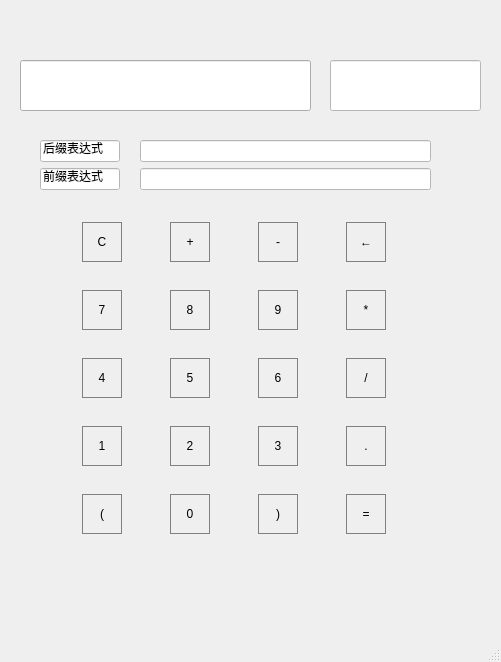
<?xml version="1.0" encoding="UTF-8"?>
<ui version="4.0">
 <class>MainWindow</class>
 <widget class="QMainWindow" name="MainWindow">
  <property name="geometry">
   <rect>
    <x>0</x>
    <y>0</y>
    <width>501</width>
    <height>662</height>
   </rect>
  </property>
  <property name="windowTitle">
   <string>MainWindow</string>
  </property>
  <property name="styleSheet">
   <string notr="true"/>
  </property>
  <widget class="QWidget" name="centralwidget">
   <property name="styleSheet">
    <string notr="true">#centralwidget{border-image: url(:/new/prefix1/t2.jpg);}</string>
   </property>
   <widget class="QLineEdit" name="ansLineEdit">
    <property name="geometry">
     <rect>
      <x>330</x>
      <y>60</y>
      <width>151</width>
      <height>51</height>
     </rect>
    </property>
    <property name="styleSheet">
     <string notr="true">background-color: rgb(255, 255, 255);</string>
    </property>
   </widget>
   <widget class="QWidget" name="layoutWidget">
    <property name="geometry">
     <rect>
      <x>40</x>
      <y>200</y>
      <width>391</width>
      <height>361</height>
     </rect>
    </property>
    <layout class="QGridLayout" name="gridLayout">
     <item row="0" column="0">
      <widget class="QPushButton" name="clearbutton">
       <property name="minimumSize">
        <size>
         <width>40</width>
         <height>40</height>
        </size>
       </property>
       <property name="maximumSize">
        <size>
         <width>40</width>
         <height>40</height>
        </size>
       </property>
       <property name="styleSheet">
        <string notr="true">background-color: rgb(255, 255, 255);
font: 20pt &quot;Microsoft YaHei UI&quot;;
background-color: rgba(255, 255, 255, 0);
border:1px solid gray
</string>
       </property>
       <property name="text">
        <string>C</string>
       </property>
       <property name="autoDefault">
        <bool>true</bool>
       </property>
       <property name="default">
        <bool>true</bool>
       </property>
      </widget>
     </item>
     <item row="3" column="2">
      <widget class="QPushButton" name="sixbutton">
       <property name="minimumSize">
        <size>
         <width>40</width>
         <height>40</height>
        </size>
       </property>
       <property name="maximumSize">
        <size>
         <width>40</width>
         <height>40</height>
        </size>
       </property>
       <property name="styleSheet">
        <string notr="true">background-color: rgb(255, 255, 255,0);
font: 20pt &quot;Microsoft YaHei UI&quot;;
border:1px solid gray</string>
       </property>
       <property name="text">
        <string>6</string>
       </property>
       <property name="autoDefault">
        <bool>true</bool>
       </property>
       <property name="default">
        <bool>true</bool>
       </property>
      </widget>
     </item>
     <item row="2" column="2">
      <widget class="QPushButton" name="ninebutton">
       <property name="minimumSize">
        <size>
         <width>40</width>
         <height>40</height>
        </size>
       </property>
       <property name="maximumSize">
        <size>
         <width>40</width>
         <height>40</height>
        </size>
       </property>
       <property name="styleSheet">
        <string notr="true">background-color: rgb(255, 255, 255,0);
font: 20pt &quot;Microsoft YaHei UI&quot;;
border:1px solid gray</string>
       </property>
       <property name="text">
        <string>9</string>
       </property>
       <property name="autoDefault">
        <bool>true</bool>
       </property>
       <property name="default">
        <bool>true</bool>
       </property>
      </widget>
     </item>
     <item row="4" column="1">
      <widget class="QPushButton" name="twobutton">
       <property name="minimumSize">
        <size>
         <width>40</width>
         <height>40</height>
        </size>
       </property>
       <property name="maximumSize">
        <size>
         <width>40</width>
         <height>40</height>
        </size>
       </property>
       <property name="styleSheet">
        <string notr="true">background-color: rgb(255, 255, 255,0);
font: 20pt &quot;Microsoft YaHei UI&quot;;
border:1px solid gray</string>
       </property>
       <property name="text">
        <string>2</string>
       </property>
       <property name="autoDefault">
        <bool>true</bool>
       </property>
       <property name="default">
        <bool>true</bool>
       </property>
      </widget>
     </item>
     <item row="2" column="0">
      <widget class="QPushButton" name="sevenbutton">
       <property name="minimumSize">
        <size>
         <width>40</width>
         <height>40</height>
        </size>
       </property>
       <property name="maximumSize">
        <size>
         <width>40</width>
         <height>40</height>
        </size>
       </property>
       <property name="styleSheet">
        <string notr="true">background-color: rgb(255, 255, 255,0);
font: 20pt &quot;Microsoft YaHei UI&quot;;
border:1px solid gray;</string>
       </property>
       <property name="text">
        <string>7</string>
       </property>
       <property name="autoDefault">
        <bool>true</bool>
       </property>
       <property name="default">
        <bool>true</bool>
       </property>
      </widget>
     </item>
     <item row="4" column="0">
      <widget class="QPushButton" name="onebutton">
       <property name="minimumSize">
        <size>
         <width>40</width>
         <height>40</height>
        </size>
       </property>
       <property name="maximumSize">
        <size>
         <width>40</width>
         <height>40</height>
        </size>
       </property>
       <property name="styleSheet">
        <string notr="true">background-color: rgb(255, 255, 255,0);
font: 20pt &quot;Microsoft YaHei UI&quot;;
border:1px solid gray</string>
       </property>
       <property name="text">
        <string>1</string>
       </property>
       <property name="autoDefault">
        <bool>true</bool>
       </property>
       <property name="default">
        <bool>true</bool>
       </property>
      </widget>
     </item>
     <item row="5" column="1">
      <widget class="QPushButton" name="zerobutton">
       <property name="minimumSize">
        <size>
         <width>40</width>
         <height>40</height>
        </size>
       </property>
       <property name="maximumSize">
        <size>
         <width>40</width>
         <height>40</height>
        </size>
       </property>
       <property name="styleSheet">
        <string notr="true">background-color: rgb(255, 255, 255,0);
font: 20pt &quot;Microsoft YaHei UI&quot;;
border:1px solid gray</string>
       </property>
       <property name="text">
        <string>0</string>
       </property>
       <property name="autoDefault">
        <bool>true</bool>
       </property>
       <property name="default">
        <bool>true</bool>
       </property>
      </widget>
     </item>
     <item row="0" column="2">
      <widget class="QPushButton" name="subbutton">
       <property name="minimumSize">
        <size>
         <width>40</width>
         <height>40</height>
        </size>
       </property>
       <property name="maximumSize">
        <size>
         <width>40</width>
         <height>40</height>
        </size>
       </property>
       <property name="styleSheet">
        <string notr="true">background-color: rgb(255, 255, 255,0);
font: 20pt &quot;Microsoft YaHei UI&quot;;
border:1px solid gray</string>
       </property>
       <property name="text">
        <string>-</string>
       </property>
       <property name="autoDefault">
        <bool>true</bool>
       </property>
       <property name="default">
        <bool>true</bool>
       </property>
      </widget>
     </item>
     <item row="5" column="2">
      <widget class="QPushButton" name="rightbutton">
       <property name="minimumSize">
        <size>
         <width>40</width>
         <height>40</height>
        </size>
       </property>
       <property name="maximumSize">
        <size>
         <width>40</width>
         <height>40</height>
        </size>
       </property>
       <property name="styleSheet">
        <string notr="true">background-color: rgb(255, 255, 255,0);
font: 20pt &quot;Microsoft YaHei UI&quot;;
border:1px solid gray</string>
       </property>
       <property name="text">
        <string>)</string>
       </property>
       <property name="autoDefault">
        <bool>true</bool>
       </property>
       <property name="default">
        <bool>true</bool>
       </property>
      </widget>
     </item>
     <item row="4" column="2">
      <widget class="QPushButton" name="threebutton">
       <property name="minimumSize">
        <size>
         <width>40</width>
         <height>40</height>
        </size>
       </property>
       <property name="maximumSize">
        <size>
         <width>40</width>
         <height>90</height>
        </size>
       </property>
       <property name="styleSheet">
        <string notr="true">background-color: rgb(255, 255, 255,0);
font: 20pt &quot;Microsoft YaHei UI&quot;;
border:1px solid gray</string>
       </property>
       <property name="text">
        <string>3</string>
       </property>
       <property name="autoDefault">
        <bool>true</bool>
       </property>
       <property name="default">
        <bool>true</bool>
       </property>
      </widget>
     </item>
     <item row="2" column="1">
      <widget class="QPushButton" name="eightbutton">
       <property name="minimumSize">
        <size>
         <width>40</width>
         <height>40</height>
        </size>
       </property>
       <property name="maximumSize">
        <size>
         <width>40</width>
         <height>40</height>
        </size>
       </property>
       <property name="styleSheet">
        <string notr="true">background-color: rgb(255, 255, 255,0);
font: 20pt &quot;Microsoft YaHei UI&quot;;
border:1px solid gray</string>
       </property>
       <property name="text">
        <string>8</string>
       </property>
       <property name="autoDefault">
        <bool>true</bool>
       </property>
       <property name="default">
        <bool>true</bool>
       </property>
      </widget>
     </item>
     <item row="3" column="3">
      <widget class="QPushButton" name="divbutton">
       <property name="minimumSize">
        <size>
         <width>40</width>
         <height>40</height>
        </size>
       </property>
       <property name="maximumSize">
        <size>
         <width>40</width>
         <height>40</height>
        </size>
       </property>
       <property name="styleSheet">
        <string notr="true">background-color: rgb(255, 255, 255,0);
font: 20pt &quot;Microsoft YaHei UI&quot;;
border:1px solid gray</string>
       </property>
       <property name="text">
        <string>/</string>
       </property>
       <property name="autoDefault">
        <bool>true</bool>
       </property>
       <property name="default">
        <bool>true</bool>
       </property>
      </widget>
     </item>
     <item row="5" column="0">
      <widget class="QPushButton" name="leftbutton">
       <property name="minimumSize">
        <size>
         <width>40</width>
         <height>40</height>
        </size>
       </property>
       <property name="maximumSize">
        <size>
         <width>40</width>
         <height>40</height>
        </size>
       </property>
       <property name="styleSheet">
        <string notr="true">background-color: rgb(255, 255, 255,0);
font: 20pt &quot;Microsoft YaHei UI&quot;;
border:1px solid gray</string>
       </property>
       <property name="text">
        <string>(</string>
       </property>
       <property name="autoDefault">
        <bool>true</bool>
       </property>
       <property name="default">
        <bool>true</bool>
       </property>
      </widget>
     </item>
     <item row="3" column="0">
      <widget class="QPushButton" name="fourbutton">
       <property name="minimumSize">
        <size>
         <width>40</width>
         <height>40</height>
        </size>
       </property>
       <property name="maximumSize">
        <size>
         <width>40</width>
         <height>40</height>
        </size>
       </property>
       <property name="styleSheet">
        <string notr="true">background-color: rgb(255, 255, 255,0);
font: 20pt &quot;Microsoft YaHei UI&quot;;
border:1px solid gray</string>
       </property>
       <property name="text">
        <string>4</string>
       </property>
       <property name="autoDefault">
        <bool>true</bool>
       </property>
       <property name="default">
        <bool>true</bool>
       </property>
      </widget>
     </item>
     <item row="3" column="1">
      <widget class="QPushButton" name="fivebutton">
       <property name="minimumSize">
        <size>
         <width>40</width>
         <height>40</height>
        </size>
       </property>
       <property name="maximumSize">
        <size>
         <width>40</width>
         <height>40</height>
        </size>
       </property>
       <property name="styleSheet">
        <string notr="true">background-color: rgb(255, 255, 255,0);
font: 20pt &quot;Microsoft YaHei UI&quot;;
border:1px solid gray</string>
       </property>
       <property name="text">
        <string>5</string>
       </property>
       <property name="autoDefault">
        <bool>true</bool>
       </property>
       <property name="default">
        <bool>true</bool>
       </property>
      </widget>
     </item>
     <item row="0" column="3">
      <widget class="QPushButton" name="deletebutton">
       <property name="minimumSize">
        <size>
         <width>40</width>
         <height>40</height>
        </size>
       </property>
       <property name="maximumSize">
        <size>
         <width>40</width>
         <height>40</height>
        </size>
       </property>
       <property name="styleSheet">
        <string notr="true">background-color: rgb(255, 255, 255,0);
font: 20pt &quot;Microsoft YaHei UI&quot;;
border:1px solid gray</string>
       </property>
       <property name="text">
        <string>←</string>
       </property>
       <property name="iconSize">
        <size>
         <width>80</width>
         <height>80</height>
        </size>
       </property>
       <property name="autoDefault">
        <bool>true</bool>
       </property>
       <property name="default">
        <bool>true</bool>
       </property>
       <property name="flat">
        <bool>false</bool>
       </property>
      </widget>
     </item>
     <item row="2" column="3">
      <widget class="QPushButton" name="mulbutton">
       <property name="minimumSize">
        <size>
         <width>40</width>
         <height>40</height>
        </size>
       </property>
       <property name="maximumSize">
        <size>
         <width>40</width>
         <height>40</height>
        </size>
       </property>
       <property name="styleSheet">
        <string notr="true">background-color: rgb(255, 255, 255,0);
font: 20pt &quot;Microsoft YaHei UI&quot;;
border:1px solid gray</string>
       </property>
       <property name="text">
        <string>*</string>
       </property>
       <property name="autoDefault">
        <bool>true</bool>
       </property>
       <property name="default">
        <bool>true</bool>
       </property>
      </widget>
     </item>
     <item row="5" column="3">
      <widget class="QPushButton" name="equalbutton">
       <property name="enabled">
        <bool>true</bool>
       </property>
       <property name="minimumSize">
        <size>
         <width>40</width>
         <height>40</height>
        </size>
       </property>
       <property name="maximumSize">
        <size>
         <width>40</width>
         <height>110</height>
        </size>
       </property>
       <property name="styleSheet">
        <string notr="true">background-color: rgb(255, 255, 255,0);
font: 20pt &quot;Microsoft YaHei UI&quot;;
border:1px solid gray</string>
       </property>
       <property name="text">
        <string>=</string>
       </property>
       <property name="autoDefault">
        <bool>true</bool>
       </property>
       <property name="default">
        <bool>true</bool>
       </property>
      </widget>
     </item>
     <item row="4" column="3">
      <widget class="QPushButton" name="pushButton">
       <property name="minimumSize">
        <size>
         <width>40</width>
         <height>40</height>
        </size>
       </property>
       <property name="maximumSize">
        <size>
         <width>40</width>
         <height>40</height>
        </size>
       </property>
       <property name="styleSheet">
        <string notr="true">background-color: rgb(255, 255, 255,0);
font: 20pt &quot;Microsoft YaHei UI&quot;;
border:1px solid gray</string>
       </property>
       <property name="text">
        <string>.</string>
       </property>
      </widget>
     </item>
     <item row="0" column="1">
      <widget class="QPushButton" name="addbutton">
       <property name="minimumSize">
        <size>
         <width>40</width>
         <height>40</height>
        </size>
       </property>
       <property name="maximumSize">
        <size>
         <width>40</width>
         <height>40</height>
        </size>
       </property>
       <property name="styleSheet">
        <string notr="true">background-color: rgb(255, 255, 255,0);
font: 20pt &quot;Microsoft YaHei UI&quot;;
border:1px solid gray</string>
       </property>
       <property name="text">
        <string>+</string>
       </property>
       <property name="autoDefault">
        <bool>true</bool>
       </property>
       <property name="default">
        <bool>true</bool>
       </property>
      </widget>
     </item>
    </layout>
   </widget>
   <widget class="QWidget" name="layoutWidget">
    <property name="geometry">
     <rect>
      <x>40</x>
      <y>140</y>
      <width>80</width>
      <height>50</height>
     </rect>
    </property>
    <property name="minimumSize">
     <size>
      <width>80</width>
      <height>0</height>
     </size>
    </property>
    <property name="maximumSize">
     <size>
      <width>80</width>
      <height>16777215</height>
     </size>
    </property>
    <layout class="QVBoxLayout" name="verticalLayout">
     <item>
      <widget class="QLineEdit" name="lineEdit">
       <property name="minimumSize">
        <size>
         <width>80</width>
         <height>0</height>
        </size>
       </property>
       <property name="maximumSize">
        <size>
         <width>80</width>
         <height>16777215</height>
        </size>
       </property>
       <property name="styleSheet">
        <string notr="true">background-color: rgb(255, 255, 255);
font: 290 9pt &quot;微软雅黑 Light&quot;;</string>
       </property>
       <property name="text">
        <string>后缀表达式</string>
       </property>
       <property name="readOnly">
        <bool>true</bool>
       </property>
      </widget>
     </item>
     <item>
      <widget class="QLineEdit" name="lineEdit_2">
       <property name="minimumSize">
        <size>
         <width>80</width>
         <height>0</height>
        </size>
       </property>
       <property name="maximumSize">
        <size>
         <width>80</width>
         <height>16777215</height>
        </size>
       </property>
       <property name="styleSheet">
        <string notr="true">background-color: rgb(255, 255, 255);
font: 290 9pt &quot;微软雅黑 Light&quot;;</string>
       </property>
       <property name="text">
        <string>前缀表达式</string>
       </property>
       <property name="readOnly">
        <bool>true</bool>
       </property>
      </widget>
     </item>
    </layout>
   </widget>
   <widget class="QLineEdit" name="expLineEdit">
    <property name="geometry">
     <rect>
      <x>20</x>
      <y>60</y>
      <width>291</width>
      <height>51</height>
     </rect>
    </property>
   </widget>
   <widget class="QWidget" name="">
    <property name="geometry">
     <rect>
      <x>140</x>
      <y>140</y>
      <width>291</width>
      <height>50</height>
     </rect>
    </property>
    <layout class="QVBoxLayout" name="verticalLayout_2">
     <item>
      <widget class="QLineEdit" name="sufexpLineEdit">
       <property name="styleSheet">
        <string notr="true">background-color: rgb(255, 255, 255);</string>
       </property>
      </widget>
     </item>
     <item>
      <widget class="QLineEdit" name="preexpLineEdit">
       <property name="styleSheet">
        <string notr="true">background-color: rgb(255, 255, 255);</string>
       </property>
      </widget>
     </item>
    </layout>
   </widget>
  </widget>
  <widget class="QStatusBar" name="statusbar"/>
 </widget>
 <resources/>
 <connections/>
</ui>
